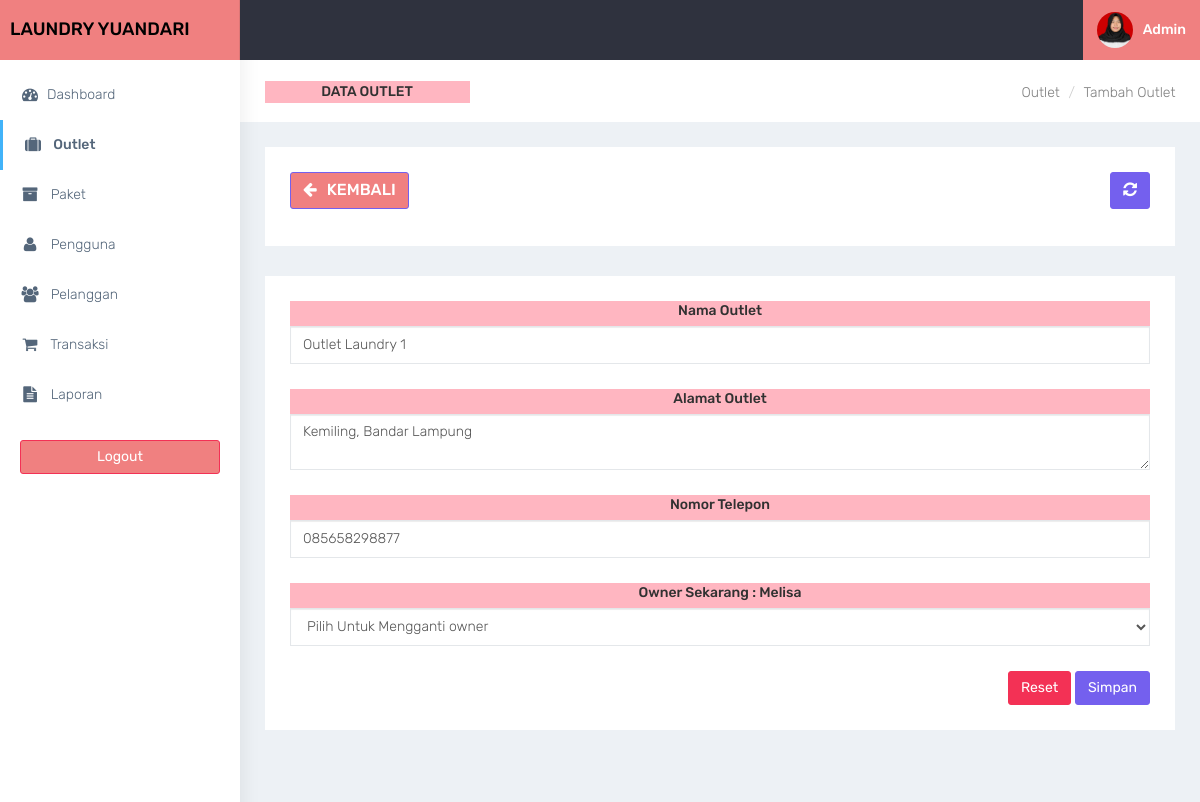
/admin/outlet_edit.php?id=201 (signed in), run on the app's committed database.
### tables this page shows
CREATE TABLE `outlet` (
  `id_outlet` int(11) NOT NULL,
  `nama_outlet` varchar(100) DEFAULT NULL,
  `alamat_outlet` text DEFAULT NULL,
  `telp_outlet` varchar(15) DEFAULT NULL
);

CREATE TABLE `user` (
  `id_user` int(11) NOT NULL,
  `nama_user` varchar(100) DEFAULT NULL,
  `username` varchar(32) DEFAULT NULL,
  `password` varchar(150) DEFAULT NULL,
  `outlet_id` int(11) DEFAULT NULL,
  `role` enum('admin','kasir','owner') DEFAULT NULL
);

### admin/functions.php (called while the page is built, shortened)
<?php
function ambildata($conn,$query){
    $data = mysqli_query($conn,$query);
    if (mysqli_num_rows($data) > 0) {
        while($row = mysqli_fetch_assoc($data)){
        $hasil[] = $row;
    }
    return $hasil;
    }
}
function ambilsatubaris($conn,$query){
    $db = mysqli_query($conn,$query);
    return mysqli_fetch_assoc($db);
}
?>

### admin/outlet_edit.php (the view, shortened to what this page needs)
<?php
require'functions.php';
$query = 'SELECT outlet.*, user.nama_user,user.id_user FROM outlet LEFT JOIN user ON user.outlet_id = outlet.id_outlet WHERE id_outlet = ' . stripslashes($_GET['id']);
$data = ambilsatubaris($conn,$query);
$query2 = 'SELECT user.*,outlet.nama_outlet FROM outlet RIGHT JOIN user ON user.outlet_id = outlet.id_outlet WHERE user.role = "owner" order by user.outlet_id asc';
$data2 = ambildata($conn,$query2);
require'layout_header.php';
?>
<div class="container-fluid">
    <div class="row bg-title">
        <div class="col-lg-3 col-md-4 col-sm-4 col-xs-12">
            <h4 class="page-title" style="background-color: lightpink" align="center">Data Outlet</h4> </div>
        <div class="col-lg-9 col-sm-8 col-md-8 col-xs-12">
            <ol class="breadcrumb">
                <li><a href="outlet.php">Outlet</a></li>
                <li><a href="#">Tambah Outlet</a></li>
            </ol>
        </div>
    </div>
    <div class="row">
        <div class="col-md-12 col-lg-12 col-sm-12 col-xs-12">
            <div class="white-box">
                <div class="row">
                    <div class="col-md-6">
                          <a style="background-color: lightcoral" align="center"href="javascript:void(0)" onclick="window.history.back();" class="btn btn-primary box-title"><i class="fa fa-arrow-left fa-fw"></i> Kembali</a>
                    </div>
                    <div class="col-md-6 text-right">
                        <button id="btn-refresh" class="btn btn-primary box-title text-right" title="Refresh Data"><i class="fa fa-refresh" id="ic-refresh"></i></button>
                    </div>
                </div>
            </div>
        </div>
    </div>
    <div class="row">
        <div class="col-md-12 col-lg-12 col-sm-12 col-xs-12">
            <div class="white-box">
                <form method="post" action="">
                <div class="form-group" style="background-color: lightpink" align="center">
                    <label>Nama Outlet</label>
                    <input type="text" value="<?= $data['nama_outlet']; ?>" name="nama_outlet" class="form-control">
                </div>
                <div class="form-group" style="background-color: lightpink" align="center">
                    <label>Alamat Outlet</label>
                    <textarea name="alamat_outlet" class="form-control"><?= htmlspecialchars($data['alamat_outlet']); ?></textarea>
                </div>
                <div class="form-group" style="background-color: lightpink" align="center">
                    <label>Nomor Telepon</label>
                    <input type="text" value="<?= htmlspecialchars($data['telp_outlet']); ?>" name="telp_outlet" class="form-control">
                </div>
                <?php if($data['nama_user']  == null): ?>
                    <div class="form-group" >
                        <label>Belum Ada Owner (silahkan pilih owner)</label>
                        <select name="owner_id" class="form-control">
                            <?php foreach ($data2 as $owner): ?>
                                <option value="<?= htmlspecialchars($owner['id_user']); ?>"><?= htmlspecialchars($owner['nama_user']); ?>
                                    <?php if ($owner['outlet_id'] == null): ?>
                                        ( Belum memiliki outlet )
                                    <?php else: ?>
                                        ( Owner di <?= htmlspecialchars($owner['nama_outlet']); ?> )
                                    <?php endif ?>
                                </option>
                            <?php endforeach ?>
                        </select>
                    </div>
                <?php else: ?>
                    <div class="form-group" style="background-color: lightpink" align="center" >
                        <label >Owner Sekarang : <?= htmlspecialchars($data['nama_user']); ?></label>
                        <select name="owner_id_new" class="form-control">
                            <option class="">Pilih Untuk Mengganti owner</option>
                        </select>
                    </div>
                <?php endif; ?>
                <div class="text-right">
                    <button type="reset" class="btn btn-danger">Reset</button>
                    <button type="submit" name="btn-simpan" class="btn btn-primary">Simpan</button>
                </div>
                </form>
            </div>
        </div>
    </div>
</div>
<?php
require'layout_footer.php';
?>

### assets/css/colors/default.css (style rules this page uses)
body { background: #fff; }

### data on the page
outlet: nama_outlet "Outlet Laundry 1", alamat_outlet "Kemiling, Bandar Lampung", telp_outlet "085658298877"
user: nama_user "Melisa"
